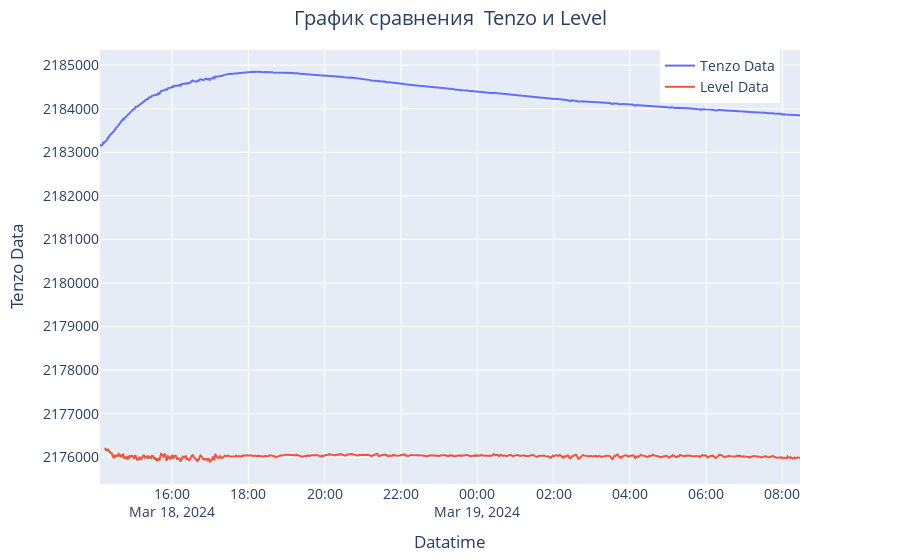

Notebook source saved alongside this figure:
### Code cell
fig = go.Figure()

fig.add_trace(go.Scatter(x=df['Datetime'], y=df.tnzl, mode='lines', name='Tenzo Data'))
fig.add_trace(go.Scatter(x=df['Datetime'], y=level_dHdt, mode='lines', name='Level Data'))
    
  
fig.update_layout(
    legend=dict(x=.8),
    title='График сравнения  Tenzo и Level',
    title_x=0.5,
    xaxis=dict(title='Datatime'),
    yaxis=dict(tickformat ='d',title='Tenzo Data', side='left'),
    hovermode="x",
    font=dict(size=14),
    margin=dict(l=100, r=100, t=50, b=50) 
    )
fig.show()

### Figure 1 — Plotly figure (JSON) as saved in the notebook; plotly's stock layout.template omitted (floating-point values rounded to 4 significant figures; data arrays with more than 128 entries replaced by an {"elided": "..."} marker saying what was removed)
{"data": [{"mode": "lines", "name": "Tenzo Data", "type": "scatter", "x": {"elided": "909 str values"}, "y": {"elided": "909 int values"}}, {"mode": "lines", "name": "Level Data", "type": "scatter", "x": {"elided": "909 str values"}, "y": {"elided": "909 float values"}}], "layout": {"font": {"size": 14}, "hovermode": "x", "legend": {"x": 0.8}, "margin": {"b": 50, "l": 100, "r": 100, "t": 50}, "title": {"text": "График сравнения  Tenzo и Level", "x": 0.5}, "xaxis": {"title": {"text": "Datatime"}}, "yaxis": {"side": "left", "tickformat": "d", "title": {"text": "Tenzo Data"}}}}
